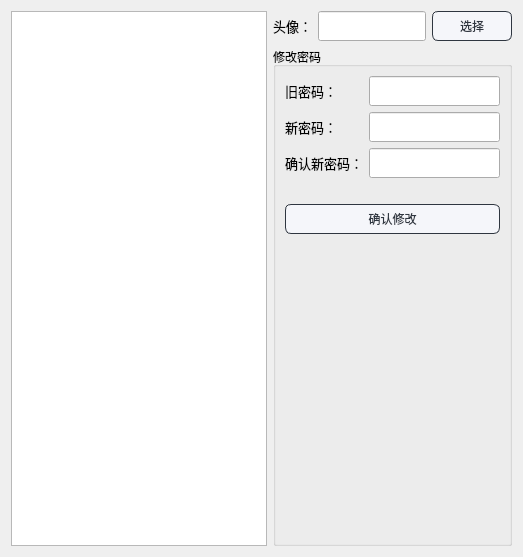
      <widget class="QWidget" name="page_7">
       <layout class="QGridLayout" name="gridLayout_3">
        <item row="0" column="0" rowspan="2">
         <widget class="QTableWidget" name="tableWidget"/>
        </item>
        <item row="0" column="1">
         <layout class="QHBoxLayout" name="horizontalLayout_11">
          <item>
           <widget class="QLabel" name="label_3">
            <property name="maximumSize">
             <size>
              <width>40</width>
              <height>90</height>
             </size>
            </property>
            <property name="font">
             <font>
              <family>微软雅黑</family>
              <pointsize>10</pointsize>
              <weight>50</weight>
              <italic>false</italic>
              <bold>false</bold>
             </font>
            </property>
            <property name="text">
             <string>头像：</string>
            </property>
           </widget>
          </item>
          <item>
           <widget class="QLineEdit" name="tab1Line">
            <property name="minimumSize">
             <size>
              <width>0</width>
              <height>30</height>
             </size>
            </property>
           </widget>
          </item>
          <item>
           <widget class="QPushButton" name="tab1choose">
            <property name="minimumSize">
             <size>
              <width>80</width>
              <height>0</height>
             </size>
            </property>
            <property name="maximumSize">
             <size>
              <width>80</width>
              <height>35</height>
             </size>
            </property>
            <property name="styleSheet">
             <string notr="true">QPushButton{
	font: 10pt &quot;微软雅黑&quot;;
    color: #2f3640;
    background-color: #f5f6fa;
    border-color: #2f3640;
    border-radius: 6px;
    border-style: solid;
    border-width: 1px;
    padding: 5px;
}

/**鼠标停留在按钮上的样式**/
QPushButton::hover{	
    color: #FFFFFF;
    background-color: #718093;
    border-color: #2f3640;
}

/**鼠标按压下去的样式**/
QPushButton::pressed,QPushButton::checked{
    color: #FFFFFF;
    background-color: qlineargradient(spread:pad, x1:0, y1:0, x2:0, y2:1, stop:0 #273c75, stop:1 #487eb0);
}

/**按钮失能情况下样式**/
QPushButton::disabled{
    color: #FFFFFF;
    background-color: #dcdde1;
    border-color: #dcdde1;
}
</string>
            </property>
            <property name="text">
             <string>选择</string>
            </property>
           </widget>
          </item>
         </layout>
        </item>
        <item row="1" column="1">
         <widget class="QGroupBox" name="groupBox_3">
          <property name="title">
           <string>修改密码</string>
          </property>
          <layout class="QGridLayout" name="gridLayout_12">
           <item row="2" column="0">
            <widget class="QPushButton" name="tab1ok">
             <property name="styleSheet">
              <string notr="true">QPushButton{
	font: 10pt &quot;微软雅黑&quot;;
    color: #2f3640;
    background-color: #f5f6fa;
    border-color: #2f3640;
    border-radius: 6px;
    border-style: solid;
    border-width: 1px;
    padding: 5px;
}

/**鼠标停留在按钮上的样式**/
QPushButton::hover{	
    color: #FFFFFF;
    background-color: #718093;
    border-color: #2f3640;
}

/**鼠标按压下去的样式**/
QPushButton::pressed,QPushButton::checked{
    color: #FFFFFF;
    background-color: qlineargradient(spread:pad, x1:0, y1:0, x2:0, y2:1, stop:0 #273c75, stop:1 #487eb0);
}

/**按钮失能情况下样式**/
QPushButton::disabled{
    color: #FFFFFF;
    background-color: #dcdde1;
    border-color: #dcdde1;
}
</string>
             </property>
             <property name="text">
              <string>确认修改</string>
             </property>
            </widget>
           </item>
           <item row="0" column="0">
            <layout class="QHBoxLayout" name="horizontalLayout_4">
             <item>
              <layout class="QVBoxLayout" name="verticalLayout_6">
               <item>
                <widget class="QLabel" name="label_4">
                 <property name="font">
                  <font>
                   <family>微软雅黑</family>
                   <pointsize>10</pointsize>
                   <weight>50</weight>
                   <italic>false</italic>
                   <bold>false</bold>
                  </font>
                 </property>
                 <property name="text">
                  <string>旧密码：</string>
                 </property>
                </widget>
               </item>
               <item>
                <widget class="QLabel" name="label_5">
                 <property name="font">
                  <font>
                   <family>微软雅黑</family>
                   <pointsize>10</pointsize>
                   <weight>50</weight>
                   <italic>false</italic>
                   <bold>false</bold>
                  </font>
                 </property>
                 <property name="text">
                  <string>新密码：</string>
                 </property>
                </widget>
               </item>
               <item>
                <widget class="QLabel" name="label_6">
                 <property name="font">
                  <font>
                   <family>微软雅黑</family>
                   <pointsize>10</pointsize>
                   <weight>50</weight>
                   <italic>false</italic>
                   <bold>false</bold>
                  </font>
                 </property>
                 <property name="text">
                  <string>确认新密码：</string>
                 </property>
                </widget>
               </item>
              </layout>
             </item>
             <item>
              <layout class="QVBoxLayout" name="verticalLayout_5">
               <item>
                <widget class="QLineEdit" name="oldPassword">
                 <property name="minimumSize">
                  <size>
                   <width>0</width>
                   <height>30</height>
                  </size>
                 </property>
                </widget>
               </item>
               <item>
                <widget class="QLineEdit" name="newPassword">
                 <property name="minimumSize">
                  <size>
                   <width>0</width>
                   <height>30</height>
                  </size>
                 </property>
                </widget>
               </item>
               <item>
                <widget class="QLineEdit" name="newPassword2">
                 <property name="minimumSize">
                  <size>
                   <width>0</width>
                   <height>30</height>
                  </size>
                 </property>
                </widget>
               </item>
              </layout>
             </item>
            </layout>
           </item>
           <item row="4" column="0">
            <spacer name="verticalSpacer_8">
             <property name="orientation">
              <enum>Qt::Vertical</enum>
             </property>
             <property name="sizeType">
              <enum>QSizePolicy::Expanding</enum>
             </property>
             <property name="sizeHint" stdset="0">
              <size>
               <width>20</width>
               <height>300</height>
              </size>
             </property>
            </spacer>
           </item>
           <item row="3" column="0">
            <layout class="QHBoxLayout" name="horizontalLayout_5"/>
           </item>
           <item row="1" column="0">
            <spacer name="verticalSpacer_9">
             <property name="orientation">
              <enum>Qt::Vertical</enum>
             </property>
             <property name="sizeType">
              <enum>QSizePolicy::Fixed</enum>
             </property>
             <property name="sizeHint" stdset="0">
              <size>
               <width>20</width>
               <height>20</height>
              </size>
             </property>
            </spacer>
           </item>
          </layout>
         </widget>
        </item>
       </layout>
      </widget>
